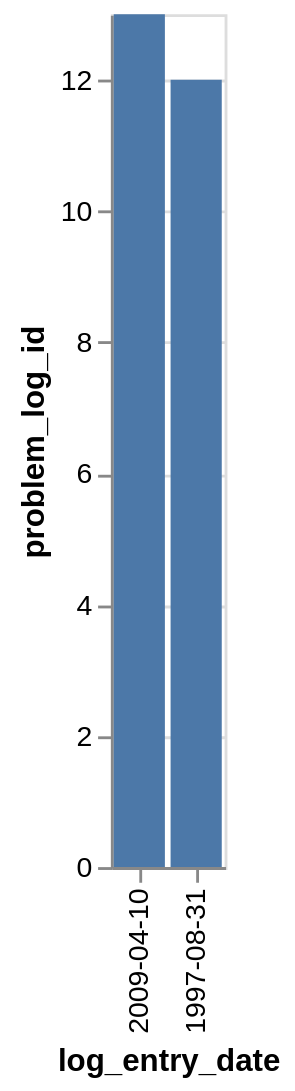

The Vega-Lite source for this figure:
### Vega-Lite specification from a JSON file in a GitHub repository (floating-point values rounded to 4 significant figures)
{"data": {"values": [{"x_data": "2009-04-10", "y_data": 13}, {"x_data": "1997-08-31", "y_data": 12}]}, "mark": "bar", "encoding": {"x": {"field": "x_data", "type": "nominal", "title": "log_entry_date", "sort": {"op": "sum", "field": "y_data", "order": "descending"}}, "y": {"field": "y_data", "type": "quantitative", "title": "problem_log_id"}}}
